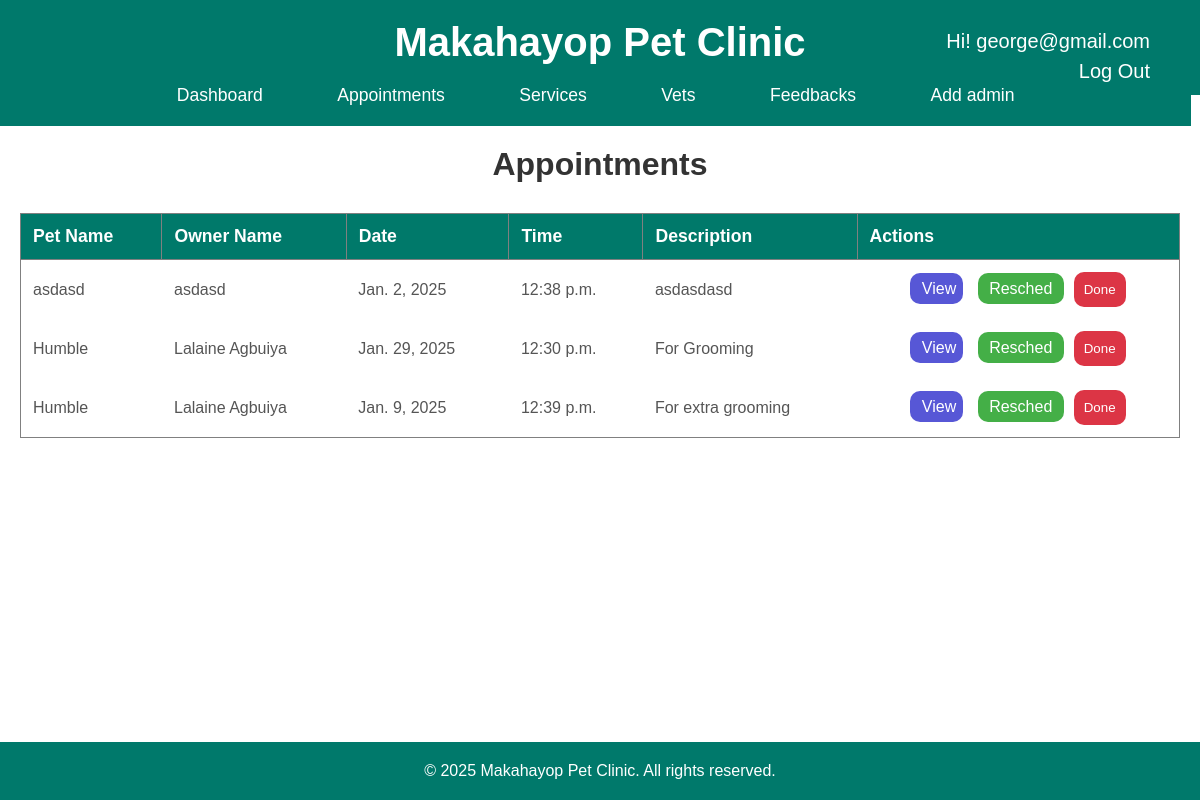
The app's page /appointment/ (signed in), older data.
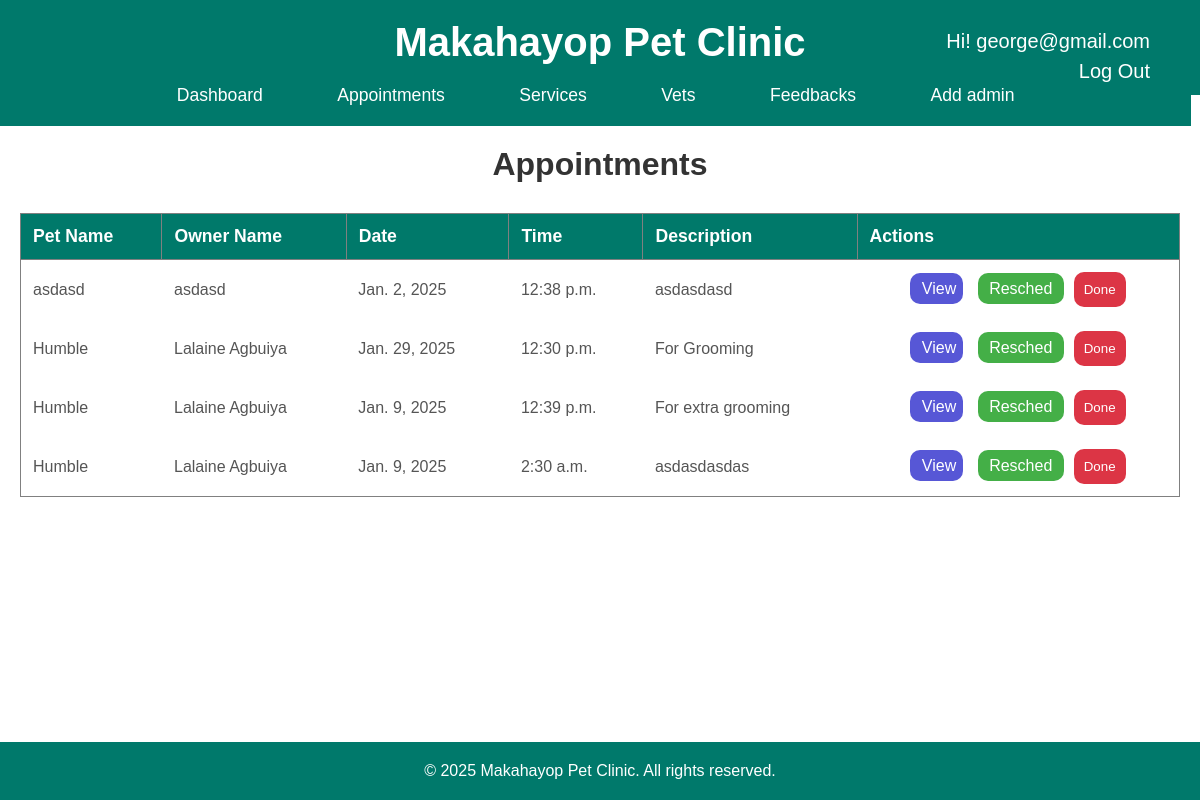
The same page, newer data.
### makahayopclinic/models.py (models this page shows, shortened)
class Appointment(models.Model):
    pet_name = models.CharField(max_length=100)
    owner_name = models.CharField(max_length=100)
    date = models.DateField()
    time = models.TimeField()
    description = models.TextField()

### makahayopclinic/views.py (the view)
# urls.py: path('appointment/', views.appointment_list, name='appointment_list'),
@login_required
def appointment_list(request):
    appointments = Appointment.objects.all()
    return render(request, 'appointment/appointment_list.html', {'appointments': appointments})

### makahayopclinic/templates/appointment/appointment_list.html (shortened to what this page needs)
{% extends 'base.html' %}
{% load static %}
{% block content %}
{% block head %}
{% include 'header.html' %}
<link rel="stylesheet" href="{% static 'css/tables.css' %}">
    {% endblock %}
<h1 class="-header">Appointments</h1>
<table border="1">
    <thead>
        <tr>
            <th>Pet Name</th>
            <th>Owner Name</th>
            <th>Date</th>
            <th>Time</th>
            <th>Description</th>
            <th>Actions</th>
        </tr>
    </thead>
    <tbody>
        {% for appointment in appointments %}
            <tr>
                <td>{{ appointment.pet_name }}</td>
                <td>{{ appointment.owner_name }}</td>
                <td>{{ appointment.date }}</td>
                <td>{{ appointment.time }}</td>
                <td>{{ appointment.description }}</td>
                <td>
                    <a style="background-color: rgb(87, 87, 214); color: white; padding:7px; border: none; border-radius: 10px; text-decoration: none; margin-right: 10px;" href="{% url 'appointment_detail' appointment.pk %}">&nbsp;View</a>
                    <a style="background-color: #44af47;color:  white; padding:7px; border: none; border-radius: 10px; text-decoration: none; margin-right: 10px;" href="{% url 'appointment_update' appointment.pk %}">&nbsp;Resched </a>
                    <form action="{% url 'appointment_delete' appointment.pk %}" method="post" style="display:inline;">
                        <button style="background-color: #dc3545; color: white; padding: 10px; border: none; border-radius: 10px;" type="submit" onclick="return confirm('Are you sure you want to remove this appointment?');">Done</button>
                    </form>
                </td>
            </tr>
        {% endfor %}
    </tbody>
</table>
{% endblock %}

Row changes from the older to the newer data that the page shows:
added Appointment: pet_name "Humble", owner_name "Lalaine Agbuiya", date "Jan. 9, 2025", time "2:30 a.m.", description "asdasdasdas"
